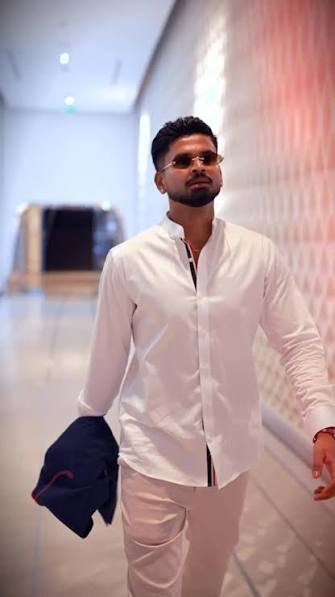
#> input picture exp-17/images.jpg, 335 x 597 px
$ python code.py   (older library calls are emulated)
#> lines starting #> are read from the running program, lines starting #| are printed output that depends on the picture
import cv2
img = cv2.imread("images.jpg")
#> img is the input picture: shape (597, 335, 3); mean B, G, R 160.8, 157.4, 178.9
gray = cv2.cvtColor(img, cv2.COLOR_BGR2GRAY)
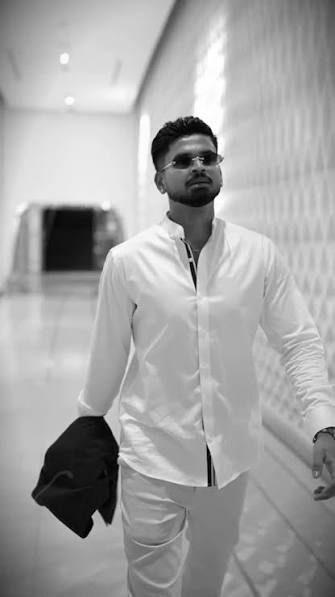
#> gray: shape (597, 335); min 1, max 255, mean 164.2
sobel_x = cv2.Sobel(gray, cv2.CV_64F, 1, 0, ksize=3)
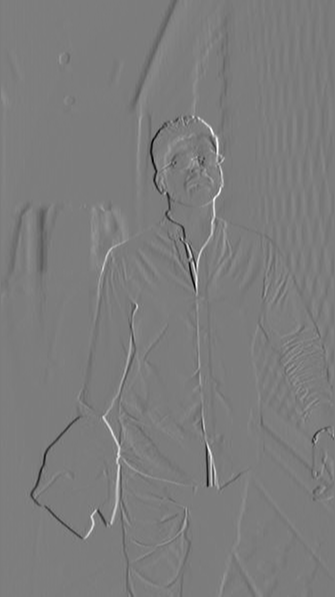
#> sobel_x: shape (597, 335) float64; min -863, max 900, mean -0.4; drawn with min black and max white
sobel_x = cv2.convertScaleAbs(sobel_x)
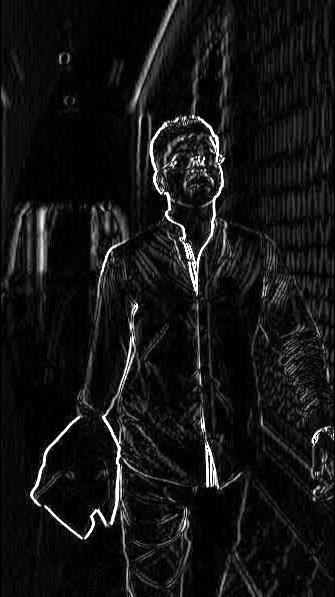
#> sobel_x: shape (597, 335); min 0, max 255, mean 20.5
cv2.imwrite("sobel_x_output.jpg", sobel_x)
cv2.imshow("Original Image", img)
cv2.imshow("Sobel X Edge Detection", sobel_x)
cv2.waitKey(0)
cv2.destroyAllWindows()
